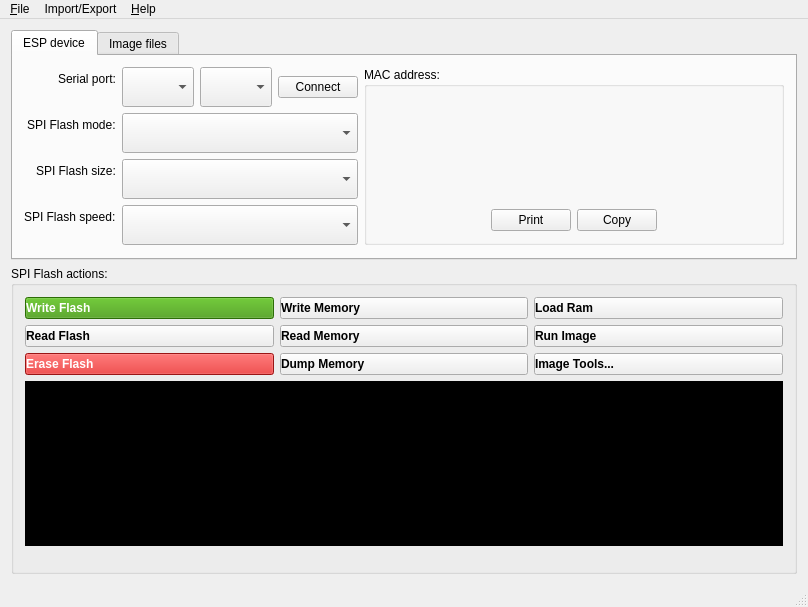
<?xml version="1.0" encoding="UTF-8"?>
<ui version="4.0">
 <class>MainWindow</class>
 <widget class="QMainWindow" name="MainWindow">
  <property name="geometry">
   <rect>
    <x>0</x>
    <y>0</y>
    <width>808</width>
    <height>607</height>
   </rect>
  </property>
  <property name="windowTitle">
   <string>ESP8266 firmware flasher</string>
  </property>
  <property name="windowIcon">
   <iconset resource="resource.qrc">
    <normaloff>:/images/res/images/app/128.png</normaloff>:/images/res/images/app/128.png</iconset>
  </property>
  <widget class="QWidget" name="centralWidget">
   <layout class="QVBoxLayout" name="verticalLayout_3">
    <item>
     <widget class="QTabWidget" name="tabWidget">
      <property name="currentIndex">
       <number>0</number>
      </property>
      <widget class="QWidget" name="tab">
       <attribute name="title">
        <string>ESP device</string>
       </attribute>
       <layout class="QVBoxLayout" name="verticalLayout_5">
        <item>
         <layout class="QHBoxLayout" name="horizontalLayout">
          <item>
           <layout class="QFormLayout" name="formLayout">
            <property name="labelAlignment">
             <set>Qt::AlignRight|Qt::AlignTrailing|Qt::AlignVCenter</set>
            </property>
            <item row="0" column="0">
             <widget class="QLabel" name="label">
              <property name="text">
               <string>Serial port:</string>
              </property>
             </widget>
            </item>
            <item row="0" column="1">
             <layout class="QHBoxLayout" name="horizontalLayout_2">
              <item>
               <widget class="QComboBox" name="serialPort">
                <property name="minimumSize">
                 <size>
                  <width>0</width>
                  <height>40</height>
                 </size>
                </property>
                <property name="maximumSize">
                 <size>
                  <width>16777215</width>
                  <height>40</height>
                 </size>
                </property>
               </widget>
              </item>
              <item>
               <widget class="QComboBox" name="baudRate">
                <property name="minimumSize">
                 <size>
                  <width>0</width>
                  <height>40</height>
                 </size>
                </property>
                <property name="maximumSize">
                 <size>
                  <width>16777215</width>
                  <height>40</height>
                 </size>
                </property>
               </widget>
              </item>
              <item>
               <widget class="QPushButton" name="openBtn">
                <property name="toolTip">
                 <string>Connect to serial port</string>
                </property>
                <property name="statusTip">
                 <string>Connect to serial port</string>
                </property>
                <property name="whatsThis">
                 <string>Connect to serial port</string>
                </property>
                <property name="text">
                 <string>Connect</string>
                </property>
                <property name="icon">
                 <iconset resource="resource.qrc">
                  <normaloff>:/images/res/images/light/appbar.usb.png</normaloff>:/images/res/images/light/appbar.usb.png</iconset>
                </property>
                <property name="iconSize">
                 <size>
                  <width>32</width>
                  <height>32</height>
                 </size>
                </property>
               </widget>
              </item>
             </layout>
            </item>
            <item row="1" column="0">
             <widget class="QLabel" name="label_5">
              <property name="text">
               <string>SPI Flash mode:</string>
              </property>
             </widget>
            </item>
            <item row="1" column="1">
             <widget class="QComboBox" name="spiMode">
              <property name="minimumSize">
               <size>
                <width>0</width>
                <height>40</height>
               </size>
              </property>
              <property name="maximumSize">
               <size>
                <width>16777215</width>
                <height>40</height>
               </size>
              </property>
             </widget>
            </item>
            <item row="2" column="0">
             <widget class="QLabel" name="label_6">
              <property name="text">
               <string>SPI Flash size:</string>
              </property>
             </widget>
            </item>
            <item row="2" column="1">
             <widget class="QComboBox" name="flashSize">
              <property name="minimumSize">
               <size>
                <width>0</width>
                <height>40</height>
               </size>
              </property>
              <property name="maximumSize">
               <size>
                <width>16777215</width>
                <height>40</height>
               </size>
              </property>
             </widget>
            </item>
            <item row="3" column="0">
             <widget class="QLabel" name="label_4">
              <property name="text">
               <string>SPI Flash speed:</string>
              </property>
             </widget>
            </item>
            <item row="3" column="1">
             <widget class="QComboBox" name="spiSpeed">
              <property name="minimumSize">
               <size>
                <width>0</width>
                <height>40</height>
               </size>
              </property>
              <property name="maximumSize">
               <size>
                <width>16777215</width>
                <height>40</height>
               </size>
              </property>
             </widget>
            </item>
           </layout>
          </item>
          <item>
           <widget class="QGroupBox" name="macAddressGroup">
            <property name="title">
             <string>MAC address:</string>
            </property>
            <layout class="QVBoxLayout" name="verticalLayout">
             <item>
              <widget class="QLabel" name="macBarcodeLabel">
               <property name="text">
                <string/>
               </property>
               <property name="alignment">
                <set>Qt::AlignCenter</set>
               </property>
              </widget>
             </item>
             <item>
              <layout class="QHBoxLayout" name="horizontalLayout_3">
               <item>
                <spacer name="horizontalSpacer">
                 <property name="orientation">
                  <enum>Qt::Horizontal</enum>
                 </property>
                 <property name="sizeHint" stdset="0">
                  <size>
                   <width>40</width>
                   <height>20</height>
                  </size>
                 </property>
                </spacer>
               </item>
               <item>
                <widget class="QPushButton" name="printMacBtn">
                 <property name="toolTip">
                  <string>Print MAC address barcode</string>
                 </property>
                 <property name="statusTip">
                  <string>Print MAC address barcode</string>
                 </property>
                 <property name="whatsThis">
                  <string>Print MAC address barcode</string>
                 </property>
                 <property name="text">
                  <string>Print</string>
                 </property>
                 <property name="icon">
                  <iconset resource="resource.qrc">
                   <normaloff>:/images/res/images/light/appbar.printer.text.png</normaloff>:/images/res/images/light/appbar.printer.text.png</iconset>
                 </property>
                 <property name="iconSize">
                  <size>
                   <width>32</width>
                   <height>32</height>
                  </size>
                 </property>
                </widget>
               </item>
               <item>
                <widget class="QPushButton" name="copyMacBtn">
                 <property name="toolTip">
                  <string>Copy MAC address to clipboard</string>
                 </property>
                 <property name="statusTip">
                  <string>Copy MAC address to clipboard</string>
                 </property>
                 <property name="whatsThis">
                  <string>Copy MAC address to clipboard</string>
                 </property>
                 <property name="text">
                  <string>Copy</string>
                 </property>
                 <property name="icon">
                  <iconset resource="resource.qrc">
                   <normaloff>:/images/res/images/light/appbar.clipboard.variant.text.png</normaloff>:/images/res/images/light/appbar.clipboard.variant.text.png</iconset>
                 </property>
                 <property name="iconSize">
                  <size>
                   <width>32</width>
                   <height>32</height>
                  </size>
                 </property>
                </widget>
               </item>
               <item>
                <spacer name="horizontalSpacer_2">
                 <property name="orientation">
                  <enum>Qt::Horizontal</enum>
                 </property>
                 <property name="sizeHint" stdset="0">
                  <size>
                   <width>40</width>
                   <height>20</height>
                  </size>
                 </property>
                </spacer>
               </item>
              </layout>
             </item>
            </layout>
           </widget>
          </item>
         </layout>
        </item>
        <item>
         <spacer name="verticalSpacer_2">
          <property name="orientation">
           <enum>Qt::Vertical</enum>
          </property>
          <property name="sizeHint" stdset="0">
           <size>
            <width>20</width>
            <height>40</height>
           </size>
          </property>
         </spacer>
        </item>
       </layout>
      </widget>
      <widget class="QWidget" name="filesTab">
       <attribute name="title">
        <string>Image files</string>
       </attribute>
       <layout class="QVBoxLayout" name="verticalLayoutFT"/>
      </widget>
     </widget>
    </item>
    <item>
     <widget class="QGroupBox" name="flashActionsGroup">
      <property name="title">
       <string>SPI Flash actions:</string>
      </property>
      <layout class="QVBoxLayout" name="verticalLayout_2">
       <item>
        <layout class="QGridLayout" name="gridLayout">
         <item row="2" column="0">
          <widget class="QPushButton" name="eraseFlashBtn">
           <property name="toolTip">
            <string>Perform Chip Erase on SPI flash.</string>
           </property>
           <property name="statusTip">
            <string>Perform Chip Erase on SPI flash.</string>
           </property>
           <property name="whatsThis">
            <string>Perform Chip Erase on SPI flash.</string>
           </property>
           <property name="styleSheet">
            <string notr="true">text-align:left;
font-weight: bold;
color:rgb(255, 255, 255);
background-color:rgb(214, 29, 29);</string>
           </property>
           <property name="text">
            <string>Erase Flash</string>
           </property>
           <property name="icon">
            <iconset resource="resource.qrc">
             <normaloff>:/images/res/images/light/appbar.close.png</normaloff>:/images/res/images/light/appbar.close.png</iconset>
           </property>
           <property name="iconSize">
            <size>
             <width>32</width>
             <height>32</height>
            </size>
           </property>
          </widget>
         </item>
         <item row="1" column="0">
          <widget class="QPushButton" name="readFlashBtn">
           <property name="toolTip">
            <string>Read SPI flash content</string>
           </property>
           <property name="statusTip">
            <string>Read SPI flash content</string>
           </property>
           <property name="whatsThis">
            <string>Read SPI flash content</string>
           </property>
           <property name="styleSheet">
            <string notr="true">text-align:left;font-weight:bold;</string>
           </property>
           <property name="text">
            <string>Read Flash</string>
           </property>
           <property name="icon">
            <iconset resource="resource.qrc">
             <normaloff>:/images/res/images/light/appbar.disk.download.png</normaloff>:/images/res/images/light/appbar.disk.download.png</iconset>
           </property>
           <property name="iconSize">
            <size>
             <width>32</width>
             <height>32</height>
            </size>
           </property>
          </widget>
         </item>
         <item row="0" column="0">
          <widget class="QPushButton" name="writeFlashBtn">
           <property name="sizePolicy">
            <sizepolicy hsizetype="Minimum" vsizetype="Fixed">
             <horstretch>0</horstretch>
             <verstretch>0</verstretch>
            </sizepolicy>
           </property>
           <property name="toolTip">
            <string>Write a binary blob to flash</string>
           </property>
           <property name="statusTip">
            <string>Write a binary blob to flash</string>
           </property>
           <property name="whatsThis">
            <string>Write a binary blob to flash</string>
           </property>
           <property name="styleSheet">
            <string notr="true">text-align:left;
color:rgb(255, 255, 255);
font-weight: bold;
background-color:rgb(62, 152, 9);</string>
           </property>
           <property name="text">
            <string>Write Flash</string>
           </property>
           <property name="icon">
            <iconset resource="resource.qrc">
             <normaloff>:/images/res/images/light/appbar.disk.upload.png</normaloff>:/images/res/images/light/appbar.disk.upload.png</iconset>
           </property>
           <property name="iconSize">
            <size>
             <width>32</width>
             <height>32</height>
            </size>
           </property>
          </widget>
         </item>
         <item row="0" column="1">
          <widget class="QPushButton" name="writeMemoryBtn">
           <property name="toolTip">
            <string>Write to arbitrary memory location</string>
           </property>
           <property name="statusTip">
            <string>Write to arbitrary memory location</string>
           </property>
           <property name="whatsThis">
            <string>Write to arbitrary memory location</string>
           </property>
           <property name="styleSheet">
            <string notr="true">text-align:left;
font-weight:bold;</string>
           </property>
           <property name="text">
            <string>Write Memory</string>
           </property>
           <property name="icon">
            <iconset resource="resource.qrc">
             <normaloff>:/images/res/images/light/appbar.disk.upload.png</normaloff>:/images/res/images/light/appbar.disk.upload.png</iconset>
           </property>
           <property name="iconSize">
            <size>
             <width>32</width>
             <height>32</height>
            </size>
           </property>
          </widget>
         </item>
         <item row="0" column="2">
          <widget class="QPushButton" name="loadRamBtn">
           <property name="toolTip">
            <string>Download an image to RAM and execute</string>
           </property>
           <property name="statusTip">
            <string>Download an image to RAM and execute</string>
           </property>
           <property name="whatsThis">
            <string>Download an image to RAM and execute</string>
           </property>
           <property name="styleSheet">
            <string notr="true">text-align:left;font-weight:bold;</string>
           </property>
           <property name="text">
            <string>Load Ram</string>
           </property>
           <property name="icon">
            <iconset resource="resource.qrc">
             <normaloff>:/images/res/images/light/appbar.disk.upload.png</normaloff>:/images/res/images/light/appbar.disk.upload.png</iconset>
           </property>
           <property name="iconSize">
            <size>
             <width>32</width>
             <height>32</height>
            </size>
           </property>
          </widget>
         </item>
         <item row="1" column="1">
          <widget class="QPushButton" name="readMemoryBtn">
           <property name="toolTip">
            <string>Read arbitrary memory location</string>
           </property>
           <property name="statusTip">
            <string>Read arbitrary memory location</string>
           </property>
           <property name="whatsThis">
            <string>Read arbitrary memory location</string>
           </property>
           <property name="styleSheet">
            <string notr="true">text-align:left;font-weight:bold;</string>
           </property>
           <property name="text">
            <string>Read Memory</string>
           </property>
           <property name="icon">
            <iconset resource="resource.qrc">
             <normaloff>:/images/res/images/light/appbar.disk.download.png</normaloff>:/images/res/images/light/appbar.disk.download.png</iconset>
           </property>
           <property name="iconSize">
            <size>
             <width>32</width>
             <height>32</height>
            </size>
           </property>
          </widget>
         </item>
         <item row="2" column="1">
          <widget class="QPushButton" name="dumpMemoryBtn">
           <property name="toolTip">
            <string>Dump arbitrary memory to disk</string>
           </property>
           <property name="statusTip">
            <string>Dump arbitrary memory to disk</string>
           </property>
           <property name="whatsThis">
            <string>Dump arbitrary memory to disk</string>
           </property>
           <property name="styleSheet">
            <string notr="true">text-align:left;font-weight:bold;</string>
           </property>
           <property name="text">
            <string>Dump Memory</string>
           </property>
           <property name="icon">
            <iconset resource="resource.qrc">
             <normaloff>:/images/res/images/light/appbar.disk.download.png</normaloff>:/images/res/images/light/appbar.disk.download.png</iconset>
           </property>
           <property name="iconSize">
            <size>
             <width>32</width>
             <height>32</height>
            </size>
           </property>
          </widget>
         </item>
         <item row="1" column="2">
          <widget class="QPushButton" name="runImageBtn">
           <property name="toolTip">
            <string>Run application code in flash</string>
           </property>
           <property name="statusTip">
            <string>Run application code in flash</string>
           </property>
           <property name="whatsThis">
            <string>Run application code in flash</string>
           </property>
           <property name="styleSheet">
            <string notr="true">text-align:left;font-weight:bold;</string>
           </property>
           <property name="text">
            <string>Run Image</string>
           </property>
           <property name="icon">
            <iconset resource="resource.qrc">
             <normaloff>:/images/res/images/light/appbar.rocket.png</normaloff>:/images/res/images/light/appbar.rocket.png</iconset>
           </property>
           <property name="iconSize">
            <size>
             <width>32</width>
             <height>32</height>
            </size>
           </property>
          </widget>
         </item>
         <item row="2" column="2">
          <widget class="QPushButton" name="makeImageBtn">
           <property name="toolTip">
            <string>Create an application image from binary files</string>
           </property>
           <property name="statusTip">
            <string>Create an application image from binary files</string>
           </property>
           <property name="whatsThis">
            <string>Create an application image from binary files</string>
           </property>
           <property name="styleSheet">
            <string notr="true">text-align:left;font-weight:bold;</string>
           </property>
           <property name="text">
            <string>Image Tools...</string>
           </property>
           <property name="icon">
            <iconset resource="resource.qrc">
             <normaloff>:/images/res/images/light/appbar.cog.png</normaloff>:/images/res/images/light/appbar.cog.png</iconset>
           </property>
           <property name="iconSize">
            <size>
             <width>32</width>
             <height>32</height>
            </size>
           </property>
          </widget>
         </item>
        </layout>
       </item>
       <item>
        <widget class="LogList" name="logList">
         <property name="font">
          <font>
           <pointsize>10</pointsize>
          </font>
         </property>
         <property name="styleSheet">
          <string notr="true">background-color:rgb(0, 0, 0)</string>
         </property>
         <property name="editTriggers">
          <set>QAbstractItemView::NoEditTriggers</set>
         </property>
         <property name="showDropIndicator" stdset="0">
          <bool>false</bool>
         </property>
        </widget>
       </item>
       <item>
        <spacer name="verticalSpacer">
         <property name="orientation">
          <enum>Qt::Vertical</enum>
         </property>
         <property name="sizeHint" stdset="0">
          <size>
           <width>20</width>
           <height>40</height>
          </size>
         </property>
        </spacer>
       </item>
      </layout>
      <zorder>logList</zorder>
      <zorder>verticalSpacer</zorder>
     </widget>
    </item>
    <item>
     <spacer name="verticalSpacer_4">
      <property name="orientation">
       <enum>Qt::Vertical</enum>
      </property>
      <property name="sizeHint" stdset="0">
       <size>
        <width>20</width>
        <height>40</height>
       </size>
      </property>
     </spacer>
    </item>
   </layout>
  </widget>
  <widget class="QMenuBar" name="menuBar">
   <property name="geometry">
    <rect>
     <x>0</x>
     <y>0</y>
     <width>808</width>
     <height>27</height>
    </rect>
   </property>
   <widget class="QMenu" name="menuImport_Export">
    <property name="title">
     <string>Import/Export</string>
    </property>
    <addaction name="actionImport_image_file_list"/>
    <addaction name="actionExport_image_file_list"/>
   </widget>
   <widget class="QMenu" name="menu_File">
    <property name="title">
     <string>&amp;File</string>
    </property>
    <addaction name="actionExit"/>
   </widget>
   <widget class="QMenu" name="menu">
    <property name="title">
     <string>&amp;Help</string>
    </property>
    <addaction name="actionAbout"/>
   </widget>
   <addaction name="menu_File"/>
   <addaction name="menuImport_Export"/>
   <addaction name="menu"/>
  </widget>
  <widget class="QStatusBar" name="statusBar"/>
  <action name="actionImport_image_file_list">
   <property name="icon">
    <iconset resource="resource.qrc">
     <normaloff>:/images/res/images/light/appbar.inbox.in.png</normaloff>:/images/res/images/light/appbar.inbox.in.png</iconset>
   </property>
   <property name="text">
    <string>&amp;Import image file list...</string>
   </property>
   <property name="shortcut">
    <string>Ctrl+I</string>
   </property>
  </action>
  <action name="actionExport_image_file_list">
   <property name="icon">
    <iconset resource="resource.qrc">
     <normaloff>:/images/res/images/light/appbar.inbox.out.png</normaloff>:/images/res/images/light/appbar.inbox.out.png</iconset>
   </property>
   <property name="text">
    <string>&amp;Export image file list...</string>
   </property>
   <property name="shortcut">
    <string>Ctrl+E</string>
   </property>
  </action>
  <action name="actionExit">
   <property name="text">
    <string>&amp;Quit</string>
   </property>
   <property name="shortcut">
    <string>Ctrl+Q</string>
   </property>
  </action>
  <action name="actionAbout">
   <property name="icon">
    <iconset resource="resource.qrc">
     <normaloff>:/images/res/images/light/appbar.question.png</normaloff>:/images/res/images/light/appbar.question.png</iconset>
   </property>
   <property name="text">
    <string>&amp;About espflasher...</string>
   </property>
  </action>
 </widget>
 <layoutdefault spacing="6" margin="11"/>
 <customwidgets>
  <customwidget>
   <class>LogList</class>
   <extends>QListWidget</extends>
   <header>loglist.h</header>
  </customwidget>
 </customwidgets>
 <resources>
  <include location="resource.qrc"/>
 </resources>
 <connections/>
</ui>
